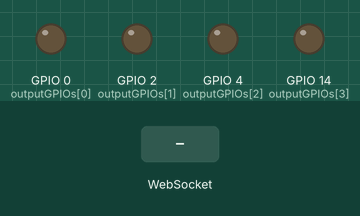
Recording of a program running on a simulated ESP32. Shown: output pins drawn as LEDs (lit = HIGH). The test bench sets the inputs (shaded band). WiFi joins after 1.5 s; servers stay silent unless stated; storage starts empty; what the program prints to the serial monitor is not drawn.

Above: at 3.2 s.
3.3 s: WebSocket text "0" received
At 3.7 s:
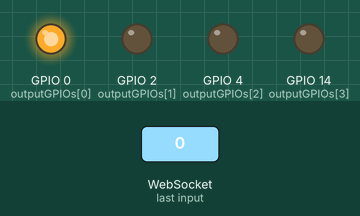
Timing chart, 0 to 6.3 s (numbered marks = the images above; inputs shaded):
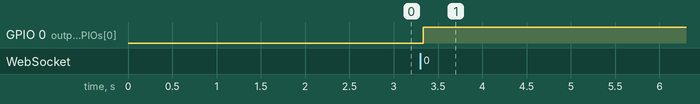

Measured:
- after the input at 3.3 s, GPIO 0 (outputGPIOs[0]): LOW → HIGH at once

The program:

main.cpp
```cpp
#include <Arduino.h>
#include <WiFi.h>
#include <AsyncTCP.h>
#include <ESPAsyncWebServer.h>
#include "LittleFS.h"
#include <Arduino_JSON.h>
#include <AsyncElegantOTA.h>

// Replace with your network credentials
const char* ssid = "Signature Smart Hotel";
const char* password = "smarthotelbali";

// Create AsyncWebServer object on port 80
AsyncWebServer server(80);

// Create a WebSocket object
AsyncWebSocket ws("/ws");

// Set number of outputs
#define NUM_OUTPUTS  4

// Assign each GPIO to an output
int outputGPIOs[NUM_OUTPUTS] = {0,2,4,14};

// Initialize SPIFFS
void initSPIFFS() {
  if (!LittleFS.begin(true)) {
    Serial.println("An error has occurred while mounting SPIFFS");
  }
  Serial.println("SPIFFS mounted successfully");
}

// Initialize WiFi
void initWiFi() {
  WiFi.mode(WIFI_STA);
  WiFi.begin(ssid, password);
  Serial.print("Connecting to WiFi ..");
  while (WiFi.status() != WL_CONNECTED) {
    // for(int i =0; i<7;i++){
    Serial.print(".");
    delay(1000);
    // }
    // ESP.restart();
  }
  Serial.println(WiFi.localIP());
}

String getOutputStates(){
  JSONVar myArray;
  for (int i =0; i<NUM_OUTPUTS; i++){
    myArray["gpios"][i]["output"] = String(outputGPIOs[i]);
    myArray["gpios"][i]["state"] = String(digitalRead(outputGPIOs[i]));
  }
  String jsonString = JSON.stringify(myArray);
  return jsonString;
}

void notifyClients(String state) {
  ws.textAll(state);
}

void handleWebSocketMessage(void *arg, uint8_t *data, size_t len) {
  AwsFrameInfo *info = (AwsFrameInfo*)arg;
  if (info->final && info->index == 0 && info->len == len && info->opcode == WS_TEXT) {
    data[len] = 0;
    if (strcmp((char*)data, "states") == 0) {
      notifyClients(getOutputStates());
    }
    else{
      int gpio = atoi((char*)data);
      Serial.println(gpio);
      Serial.println(getOutputStates());
      digitalWrite(gpio, !digitalRead(gpio));
      notifyClients(getOutputStates());
    }
  }
}

void onEvent(AsyncWebSocket *server, AsyncWebSocketClient *client,AwsEventType type,
             void *arg, uint8_t *data, size_t len) {
  switch (type) {
    case WS_EVT_CONNECT:
      Serial.printf("WebSocket client #%u connected from %s\n", client->id(), client->remoteIP().toString().c_str());
      break;
    case WS_EVT_DISCONNECT:
      Serial.printf("WebSocket client #%u disconnected\n", client->id());
      break;
    case WS_EVT_DATA:
      handleWebSocketMessage(arg, data, len);
      break;
    case WS_EVT_PONG:
    case WS_EVT_ERROR:
      break;
  }
}

void initWebSocket() {
    ws.onEvent(onEvent);
    server.addHandler(&ws);
}

void setup(){
  // Serial port for debugging purposes
  Serial.begin(115200);

  // Set GPIOs as outputs
  for (int i =0; i<NUM_OUTPUTS; i++){
    pinMode(outputGPIOs[i], OUTPUT);
  }
  initSPIFFS();
  initWiFi();
  initWebSocket();

  // Route for root / web page
  server.on("/", HTTP_GET, [](AsyncWebServerRequest *request){
    request->send(LittleFS, "/index.html", "text/html",false);
  });

  server.serveStatic("/", LittleFS, "/");

  // Start ElegantOTA
  AsyncElegantOTA.begin(&server);

  // Start server
  server.begin();
}

void loop() {
  ws.cleanupClients();
}
```
